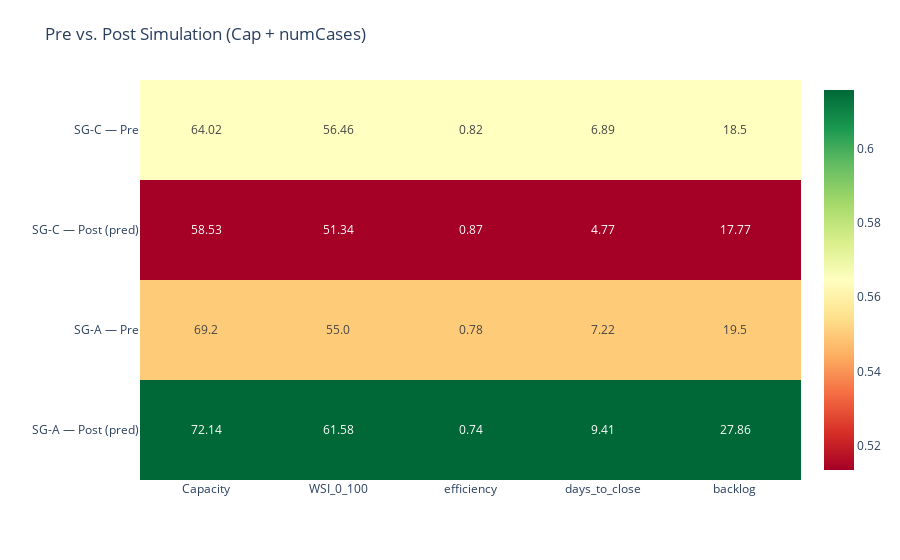

Notebook code cell kept with this figure:
### Code cell
# --- Corrected Cell 7: Consolidated "What-If" Scenario ---
print("This tool simulates moving employees between teams to see the projected impact.")

# 1. Define your hypothetical moves
moves = [
    {"from": "SG-A", "to": "SG-C", "n": 5}
]

# 2. Build the baseline scores dataframe needed for the pipeline
scores_baseline = scores[[cols.date, cols.alias, "Capacity_Score_0_100"]].dropna().copy()

# 3. Define the WSI calculation parameters
wsi_kwargs = dict(
    date_col="_date_",
    alias_col="alias",
    sg_col="StaffGroup",
    cap_col="Capacity_Score_0_100",
    cases_col="numCases",
    complexity_col="complexity",
    linearity_col="LinearityScore",
    sev_cols=("currentSev1", "currentSevA", "currentSevB"),
    weekend_col="IsClosedOnWeekend",
    x24_col="Is24X7OptedIn",
    baseline_window_months=12,
    persist_window_months=8,
    high_cap_thresh=75.0,
    w_workload=0.30,
    w_cap_dev=0.30,
    w_persist=0.15,
    w_complex=0.15,
    w_time=0.10,
    q_low=0.05,
    q_high=0.95,
    team_aggregate="median",
    distribution="gaussian",
    feature_range=(10, 100)
)

# --- NEW: Define the outcome metrics to predict ---
modeler_targets = ("WSI_0_100", "efficiency", "days_to_close", "backlog")


# 4. Run the consolidated simulation pipeline
grid_pre, grid_post, combined, fig, mse_report, sanity_df = pre_post_tree_pipeline_cap_cases(
    df_in=df_full,
    scores_baseline=scores_baseline,
    month=df_full["_date_"].max().strftime("%Y-%m"),
    moves=moves,
    compute_wsi_fn=compute_capacity_centric_wsi,
    wsi_kwargs=wsi_kwargs,
    targets=("WSI_0_100","efficiency","days_to_close","backlog"),
    only_impacted=True,
    team_level_post=False,     # alias-level by default (median to team)
    show_predict_samples=True  # see the exact X used by .predict()
)

# 6. Display the results
print("\n--- Sanity Check: Typical Metric Ranges (based on pre-move data) ---")
display(sanity_df)

print("\n--- Simulation Results: Comparing 'Before' vs. 'After' ---")
fig.show()

print("\n--- Detailed Dataframes ---")
display(combined)

# --- ADD THIS TO SAVE THE PLOT ---
# Define a path for the simulation heatmap
simulation_heatmap_path = "simulation_heatmap.png"

# Save the Plotly figure as a static image
# You may need to run: pip install -U kaleido
fig.write_image(simulation_heatmap_path)

print(f"✅ Simulation heatmap saved to: {simulation_heatmap_path}")

### Figure 1 — Plotly figure (JSON) as saved in the notebook; plotly's stock layout.template omitted (floating-point values rounded to 4 significant figures)
{"data": [{"colorscale": [[0, "rgb(0,104,55)"], [0.1, "rgb(26,152,80)"], [0.2, "rgb(102,189,99)"], [0.3, "rgb(166,217,106)"], [0.4, "rgb(217,239,139)"], [0.5, "rgb(255,255,191)"], [0.6, "rgb(254,224,139)"], [0.7, "rgb(253,174,97)"], [0.8, "rgb(244,109,67)"], [0.9, "rgb(215,48,39)"], [1, "rgb(165,0,38)"]], "reversescale": true, "text": [["72.14", "61.58", "0.74", "9.41", "27.86"], ["69.2", "55.0", "0.78", "7.22", "19.5"], ["58.53", "51.34", "0.87", "4.77", "17.77"], ["64.02", "56.46", "0.82", "6.89", "18.5"]], "texttemplate": "%{text}", "type": "heatmap", "x": ["Capacity", "WSI_0_100", "efficiency", "days_to_close", "backlog"], "y": ["SG-A — Post (pred)", "SG-A — Pre", "SG-C — Post (pred)", "SG-C — Pre"], "z": [[0.6158, 0.6158, 0.6158, 0.6158, 0.6158], [0.55, 0.55, 0.55, 0.55, 0.55], [0.5134, 0.5134, 0.5134, 0.5134, 0.5134], [0.5646, 0.5646, 0.5646, 0.5646, 0.5646]]}], "layout": {"margin": {"l": 140, "t": 80}, "title": {"text": "Pre vs. Post Simulation (Cap + numCases)"}}}
